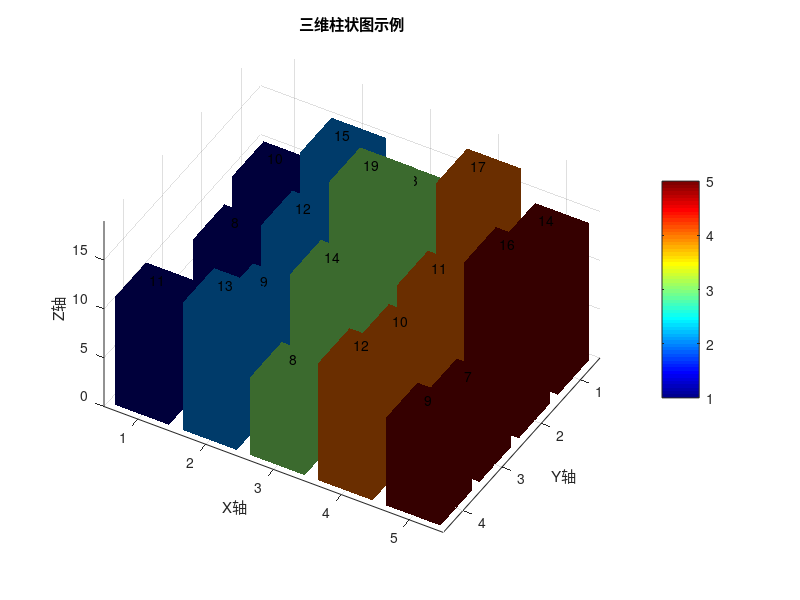

Here is the MATLAB script that generated this plot:

% 生成示例数据
[X,Y] = meshgrid(1:5, 1:4);  % 创建网格
Z = [10 15 13 17 14;        % Z值表示每个柱子的高度
     8  12 19 11 16;
     5  9  14 10 7;
     11 13 8  12 9];

% 绘制基本三维柱状图
figure;
bar3(Z);

% 自定义图表外观
colormap jet;               % 设置颜色映射
colorbar;                   % 添加颜色条
shading interp;             % 平滑着色

% 添加标题和坐标轴标签
title('三维柱状图示例');
xlabel('X轴');
ylabel('Y轴');
zlabel('Z轴');

% 调整视角和光照
view(30, 40);               % 设置视角
lightangle(45, 30);         % 添加光源
lighting gouraud;           % 设置光照模式

% 为每个柱子添加数值标签
for i = 1:size(Z, 1)
    for j = 1:size(Z, 2)
        text(j, i, Z(i,j)+0.5, num2str(Z(i,j)), ...
             'HorizontalAlignment', 'center', ...
             'VerticalAlignment', 'bottom');
    end
end